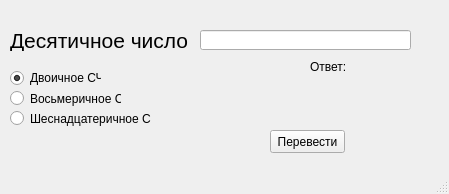
<?xml version="1.0" encoding="UTF-8"?>
<ui version="4.0">
 <class>MainWindow</class>
 <widget class="QMainWindow" name="MainWindow">
  <property name="geometry">
   <rect>
    <x>0</x>
    <y>0</y>
    <width>449</width>
    <height>194</height>
   </rect>
  </property>
  <property name="windowTitle">
   <string>Hello World</string>
  </property>
  <widget class="QWidget" name="centralwidget">
   <widget class="QPushButton" name="pushButton">
    <property name="geometry">
     <rect>
      <x>270</x>
      <y>130</y>
      <width>75</width>
      <height>23</height>
     </rect>
    </property>
    <property name="text">
     <string>Перевести</string>
    </property>
   </widget>
   <widget class="QLineEdit" name="inputLineEdit">
    <property name="geometry">
     <rect>
      <x>200</x>
      <y>30</y>
      <width>211</width>
      <height>20</height>
     </rect>
    </property>
   </widget>
   <widget class="QLabel" name="label">
    <property name="geometry">
     <rect>
      <x>10</x>
      <y>30</y>
      <width>181</width>
      <height>21</height>
     </rect>
    </property>
    <property name="font">
     <font>
      <pointsize>16</pointsize>
     </font>
    </property>
    <property name="text">
     <string>Десятичное число</string>
    </property>
   </widget>
   <widget class="QRadioButton" name="radioButton">
    <property name="geometry">
     <rect>
      <x>10</x>
      <y>70</y>
      <width>91</width>
      <height>16</height>
     </rect>
    </property>
    <property name="text">
     <string>Двоичное СЧ</string>
    </property>
    <property name="checked">
     <bool>true</bool>
    </property>
   </widget>
   <widget class="QRadioButton" name="radioButton_2">
    <property name="geometry">
     <rect>
      <x>10</x>
      <y>90</y>
      <width>111</width>
      <height>17</height>
     </rect>
    </property>
    <property name="text">
     <string>Восьмеричное СЧ</string>
    </property>
   </widget>
   <widget class="QRadioButton" name="radioButton_3">
    <property name="geometry">
     <rect>
      <x>10</x>
      <y>110</y>
      <width>141</width>
      <height>17</height>
     </rect>
    </property>
    <property name="text">
     <string>Шеснадцатеричное СЧ</string>
    </property>
   </widget>
   <widget class="QLabel" name="label_2">
    <property name="geometry">
     <rect>
      <x>310</x>
      <y>60</y>
      <width>47</width>
      <height>13</height>
     </rect>
    </property>
    <property name="text">
     <string>Ответ:</string>
    </property>
   </widget>
   <widget class="QLabel" name="answerLabel">
    <property name="geometry">
     <rect>
      <x>270</x>
      <y>80</y>
      <width>151</width>
      <height>31</height>
     </rect>
    </property>
    <property name="text">
     <string/>
    </property>
   </widget>
  </widget>
  <widget class="QMenuBar" name="menubar">
   <property name="geometry">
    <rect>
     <x>0</x>
     <y>0</y>
     <width>449</width>
     <height>21</height>
    </rect>
   </property>
  </widget>
  <widget class="QStatusBar" name="statusbar"/>
 </widget>
 <resources/>
 <connections/>
</ui>
